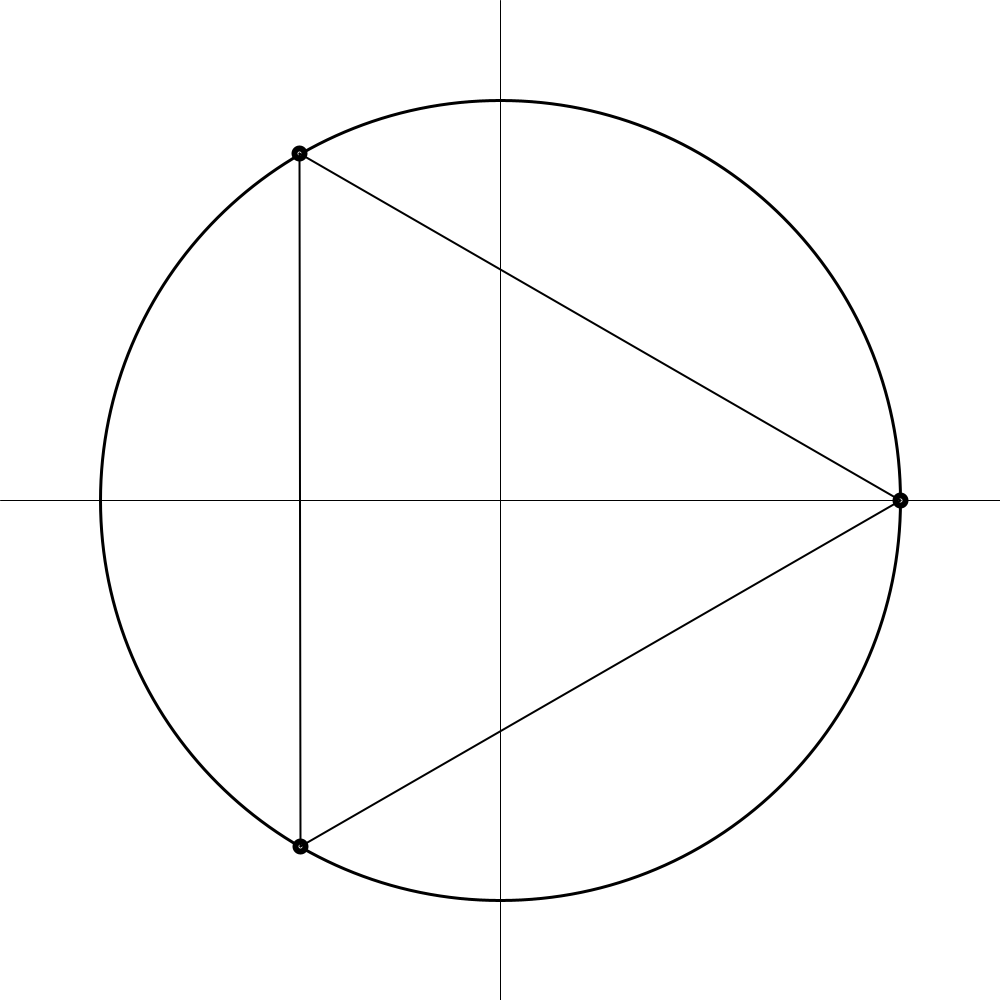
Frame 1 (no input)
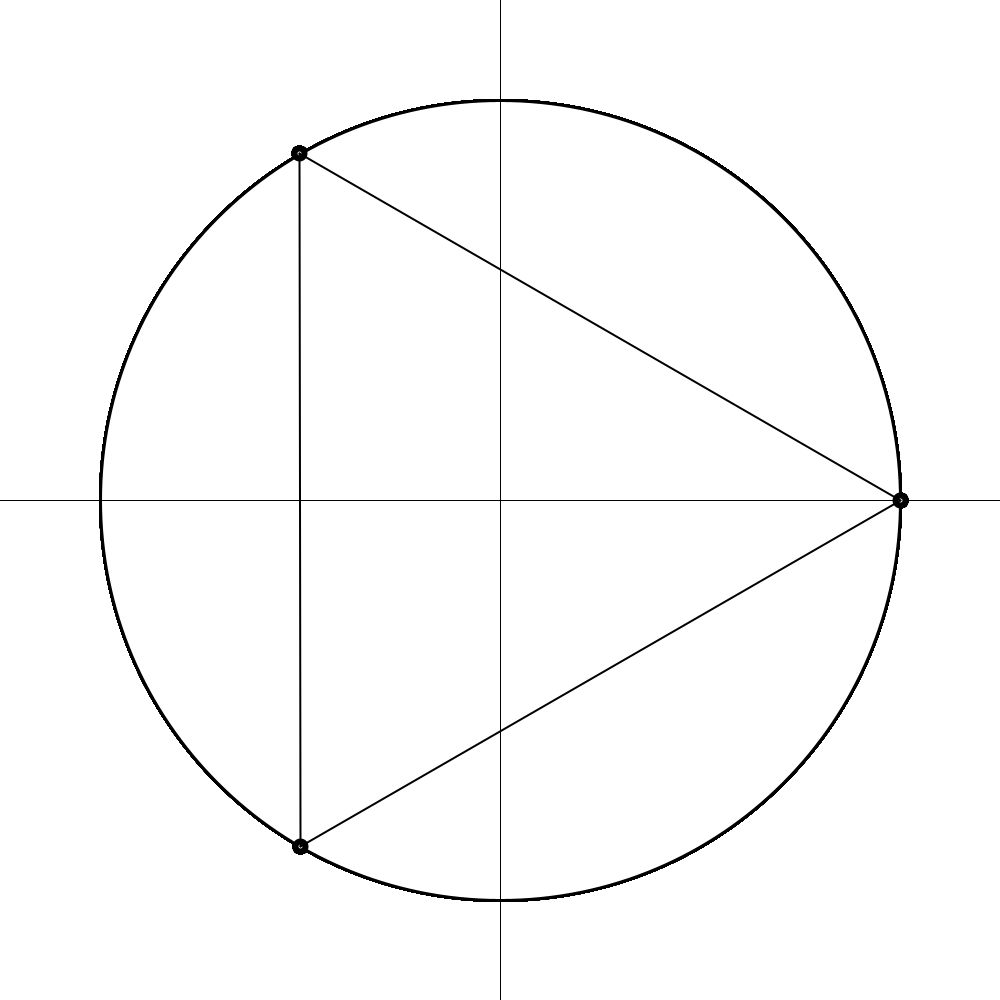
Frame 60 (the mouse pressed at the canvas centre just before this capture)
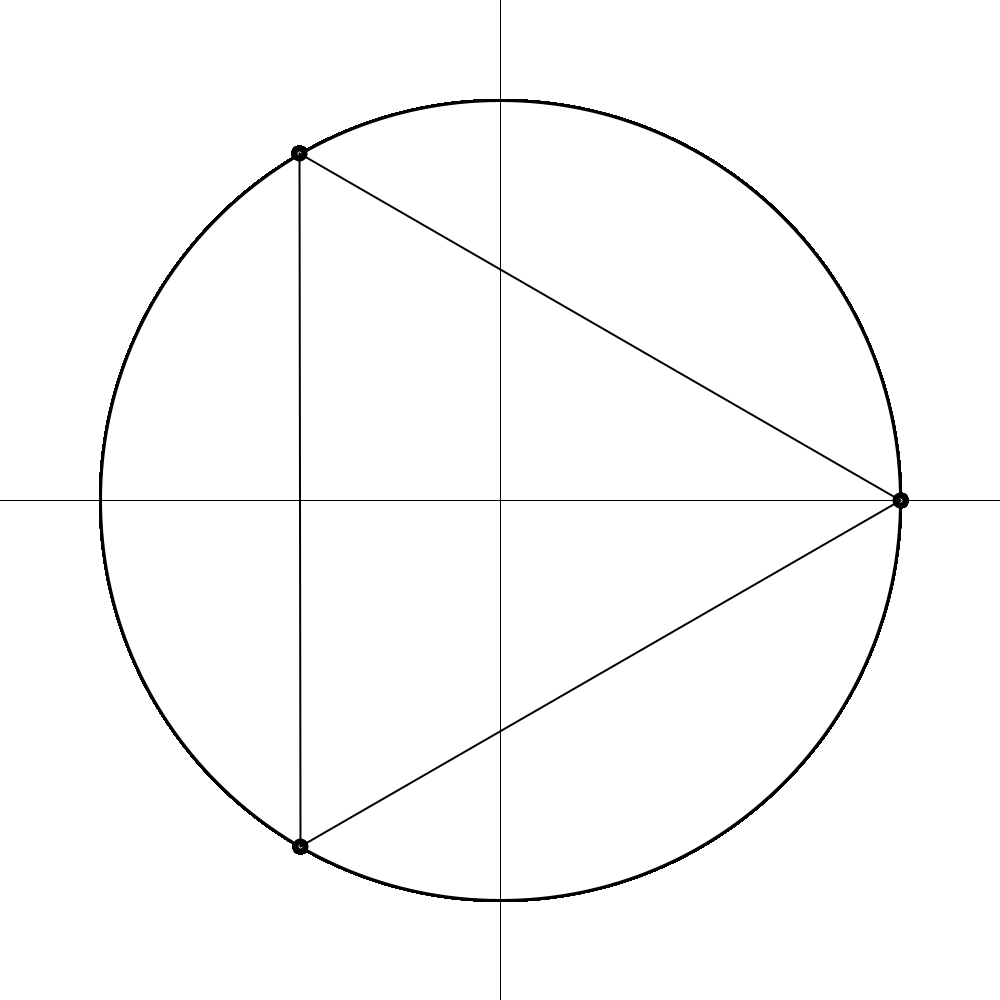
Frame 120 (the mouse held since frame 60 and released just before this capture)

The Processing sketch that drew these frames (run headless with seeded random() and noise(); from frame 60 on, the mouse is pressed at the canvas centre):

// Processing sketch: Racine_n_ieme
// ── Racine_n_ieme.pde
Complex center = new Complex();
Complex z = new Complex();

int n = 3;
int r = 400;

void setup() {
  
  size(1000, 1000);
  background(255,255,255);
  
  z.real = 1.0;
  z.img = 0.0;
  
}

void draw() {
  
  int xo = width/2;
  int yo = height/2;
  
  strokeWeight(3);
  circle(xo , yo , 800); 
  
  strokeWeight(1);
  line(xo, 0, xo, height);
  line(0, yo, width, yo);
  
  ArrayList <Complex> roots = z.sqrt_complex_1(n); 
  
  for( Complex z : roots){
    
    strokeWeight(6);
    
    double x = xo + r * z.real;
    double y = yo - r * z.img;
    
    circle((float)x , (float)y , 10);
    
  }
  
  for( int i = 0 ; i < n ; i++){
    
    Complex z1 = roots.get(i);
    Complex z2 = roots.get((i+1)%n);
    
    stroke(0);
    strokeWeight(2);
    
    float x1 = (float)xo + (float)z1.real * (float)r;
    float y1 = (float)yo - (float)z1.img * (float)r;
    
    float x2 = (float)xo + (float)z2.real * (float)r;
    float y2 = (float)yo - (float)z2.img * (float)r;
    
    line(x1,y1,x2,y2);  

  } 
}

void mousePressed() {
   
  if ( mouseButton == LEFT ) {
    n += 1;
    background(255);
  }
  else if ( mouseButton == RIGHT ) {
     n -= 1;
     if (n < 3 ) {
       n = 3;
     }
     background(255);
  }
  println(n);
}

// ── Complex.pde
class Complex {
  
    double real;   // the real part
    double img;   // the imaginary part

  public Complex() {
        this.real = 0.0;
        this.img = 0.0;
    }

    public Complex(double real, double img) {
        this.real = real;
        this.img = img;
    }

    public Complex mult(Complex b) {
        double real = this.real * b.real - this.img * b.img;
        double img = this.real * b.img + this.img * b.real;
        return new Complex(real, img);
    }
    
    public Complex add(Complex b) {
        double real = this.real + b.real;
        double img = this.img + b.img;
        return new Complex(real, img);
    }
    
    public double mod() {
      double mod = sqrt( (float)( this.real * this.real + this.img * this.img ) );
      return mod;
    }
    
    
    public ArrayList <Complex> sqrt_complex_1(int n){
   
      ArrayList <Complex> roots = new ArrayList <Complex>();
    
      for( int k = 0 ; k < n ; k++){
        
        this.real = cos((2*k*PI) / n);
        this.img = sin((2*k*PI) / n);
        
        Complex root = new Complex(real , img);
        roots.add(root);
        
      }     
      
      return roots;
    }
    
    public Complex sqrt_complex_k_1(Complex b , int n, int k){
        
        this.real = cos(( 2*k*PI) / n);
        this.img = sin(( 2*k*PI) / n);
        
        Complex z = new Complex(real , img);
        
      return z;
  
    }
}
